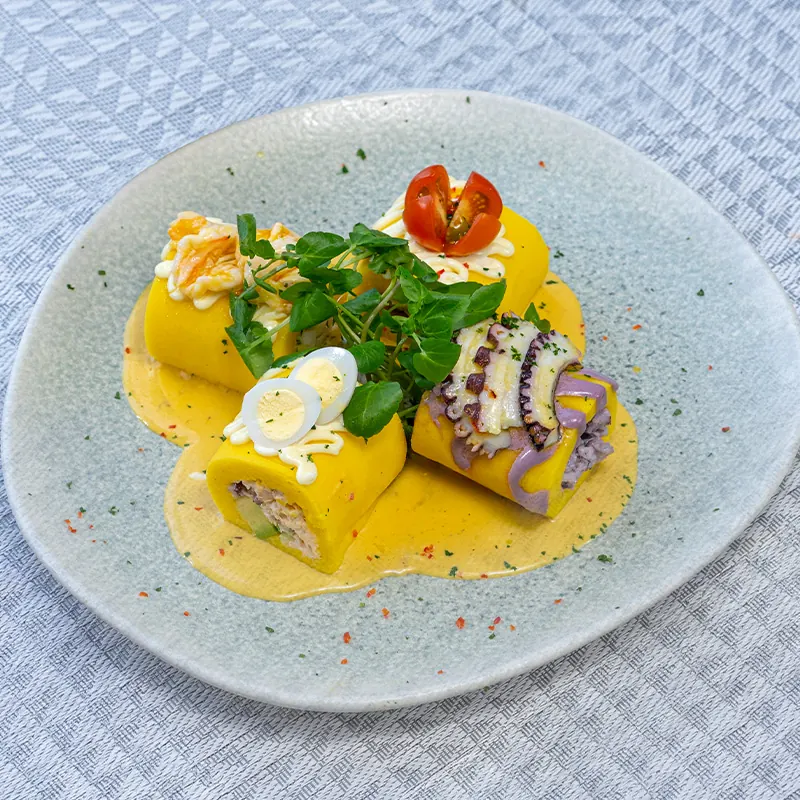
#> input picture assets/img/plato-festival-de-causa.webp, 800 x 800 px, found by its file name
$ python vista_corregidas.py
#> lines starting #> are read from the running program, lines starting #| are printed output that depends on the picture
# -*- coding: utf-8 -*-
"""Vista previa de los platos que cambiaron de foto al quitar duplicados"""
import os
from PIL import Image, ImageDraw, ImageFont

RAIZ = r"C:\Users\leonn\Documents\web\senorlimon"
IMG = os.path.join(RAIZ, "assets", "img")
SALIDA = os.path.join(RAIZ, "vista-previa-corregidas.png")

FOTOS = [
    ("Festival de causa", "plato-festival-de-causa.webp", "antes repetía la foto de Matrimonio"),
    ("Jalea mixta", "plato-jalea-mixta.webp", "antes repetía la de Chicharrón mixto"),
    ("Sudado de cabrilla", "plato-sudado-de-cabrilla.webp", "antes repetía la de Sudado de pescado"),
    ("Chicharrón mixto", "plato-chicharron-mixto.webp", "foto nueva"),
    ("Cebiche mixto de charela", "plato-cebiche-mixto-de-charela.webp", "foto nueva (era copia exacta)"),
    ("Risotto a la huancaína con lomo saltado", "plato-risotto-a-la-huancaina-con-lomo-saltado.webp", "foto nueva (era copia exacta)"),
]

LADO, COLS, MARGEN, PIE = 300, 3, 18, 62
FILAS = 2
ANCHO = COLS * LADO + (COLS + 1) * MARGEN
ALTO = FILAS * (LADO + PIE) + (FILAS + 1) * MARGEN + 54

fuente = ImageFont.truetype(r"C:\Windows\Fonts\arialbd.ttf", 15)
fuente2 = ImageFont.truetype(r"C:\Windows\Fonts\arial.ttf", 13)
titulo = ImageFont.truetype(r"C:\Windows\Fonts\arialbd.ttf", 22)

lienzo = Image.new("RGB", (ANCHO, ALTO), (14, 58, 76))
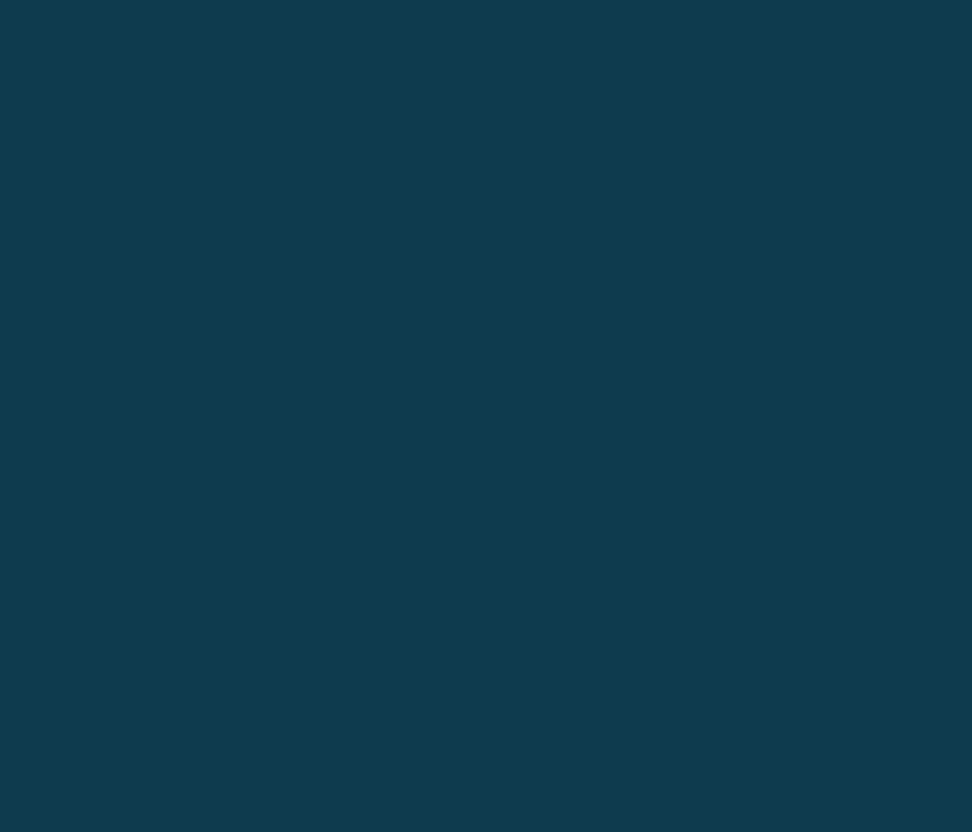
#> lienzo: PIL image 972x832 RGB; mean R, G, B 14, 58, 76
dibujo = ImageDraw.Draw(lienzo)
dibujo.text((MARGEN, 16), "Fotos corregidas: ningún plato comparte imagen", fill=(255, 255, 255), font=titulo)

for i, (etiqueta, archivo, nota) in enumerate(FOTOS):
    ruta = os.path.join(IMG, archivo)
    if not os.path.exists(ruta):
        print("falta:", archivo)
        continue
    im = Image.open(ruta).convert("RGB").resize((LADO, LADO), Image.LANCZOS)
    x = MARGEN + (i % COLS) * (LADO + MARGEN)
    y = 54 + MARGEN + (i // COLS) * (LADO + PIE + MARGEN)
    lienzo.paste(im, (x, y))
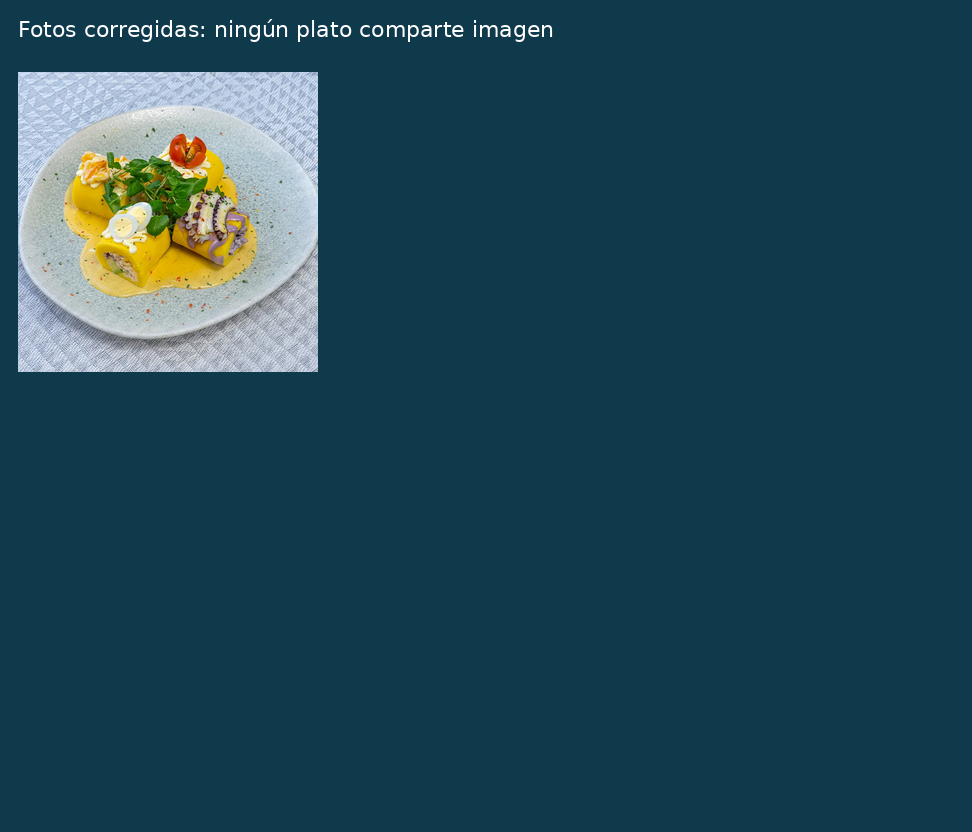
#> lienzo: PIL image 972x832 RGB; mean R, G, B 33, 72.3, 86.5
    texto = etiqueta
    if dibujo.textlength(texto, font=fuente) > LADO:
        while dibujo.textlength(texto + "…", font=fuente) > LADO and len(texto) > 5:
            texto = texto[:-1]
        texto += "…"
    dibujo.text((x, y + LADO + 8), texto, fill=(255, 255, 255), font=fuente)
    dibujo.text((x, y + LADO + 29), nota, fill=(150, 206, 68), font=fuente2)
#> pass 2 of the loop `for i, (etiqueta, archivo, nota) in enumerate(FOTOS):`:
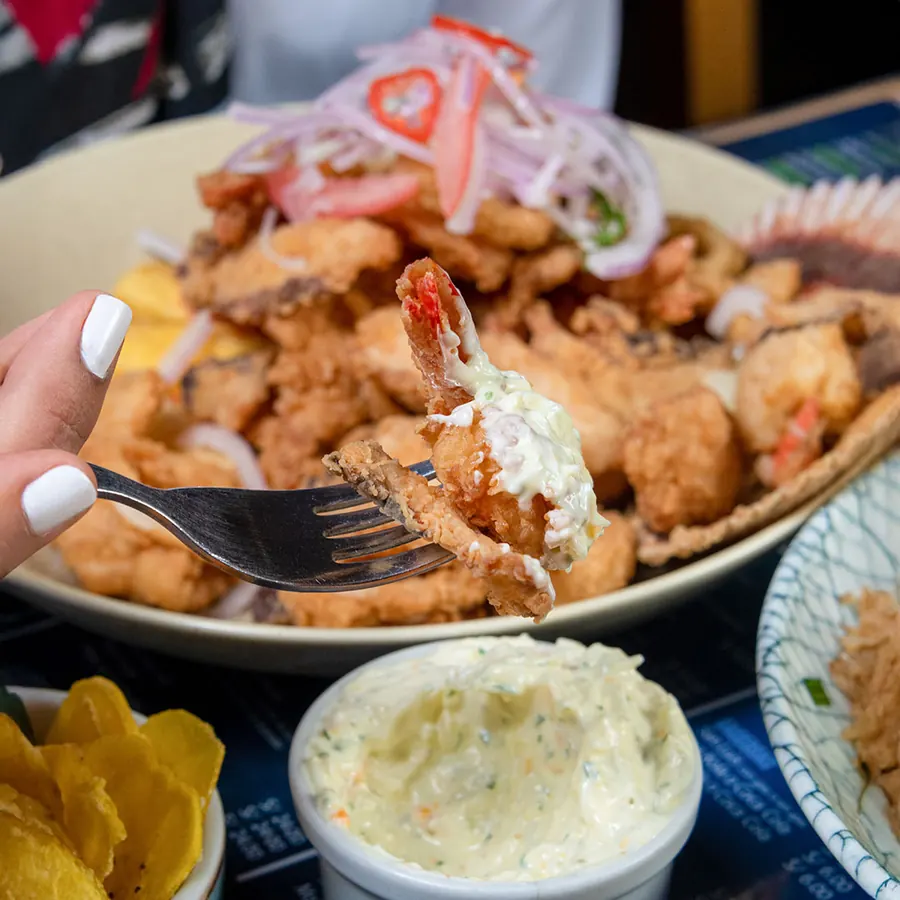
#> input picture assets/img/plato-jalea-mixta.webp, 900 x 900 px, found by its file name
#> `lienzo.paste(im, (x, y))`:
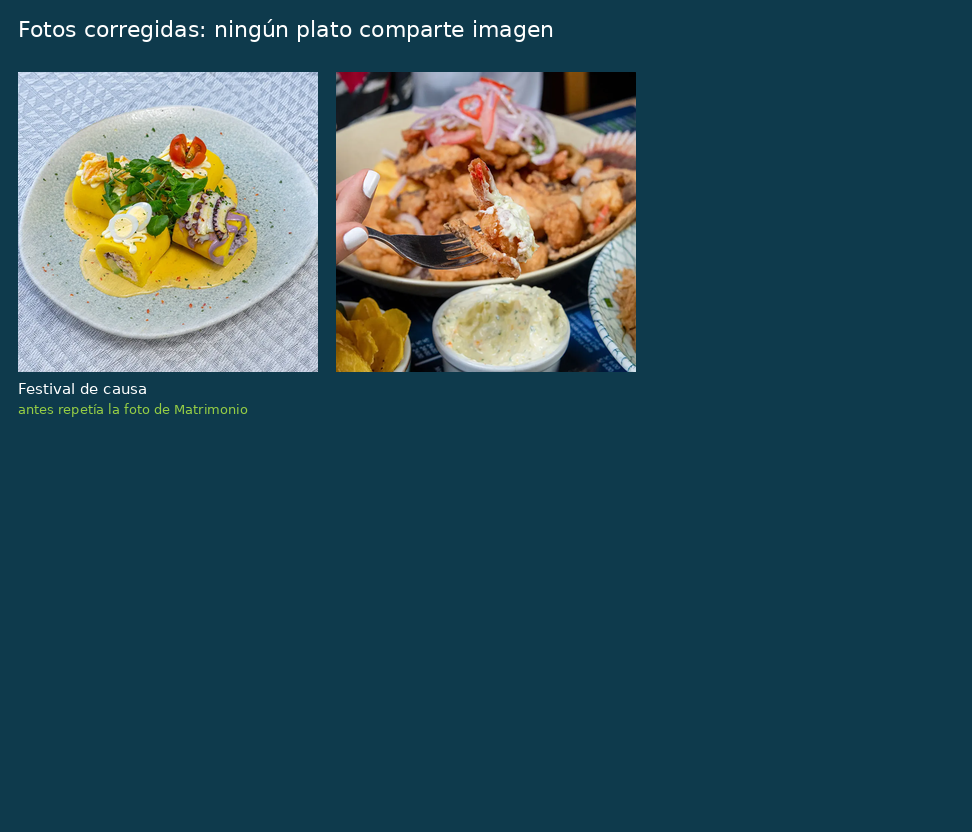
#> lienzo: PIL image 972x832 RGB; mean R, G, B 48, 79.5, 89

lienzo.save(SALIDA, "PNG")
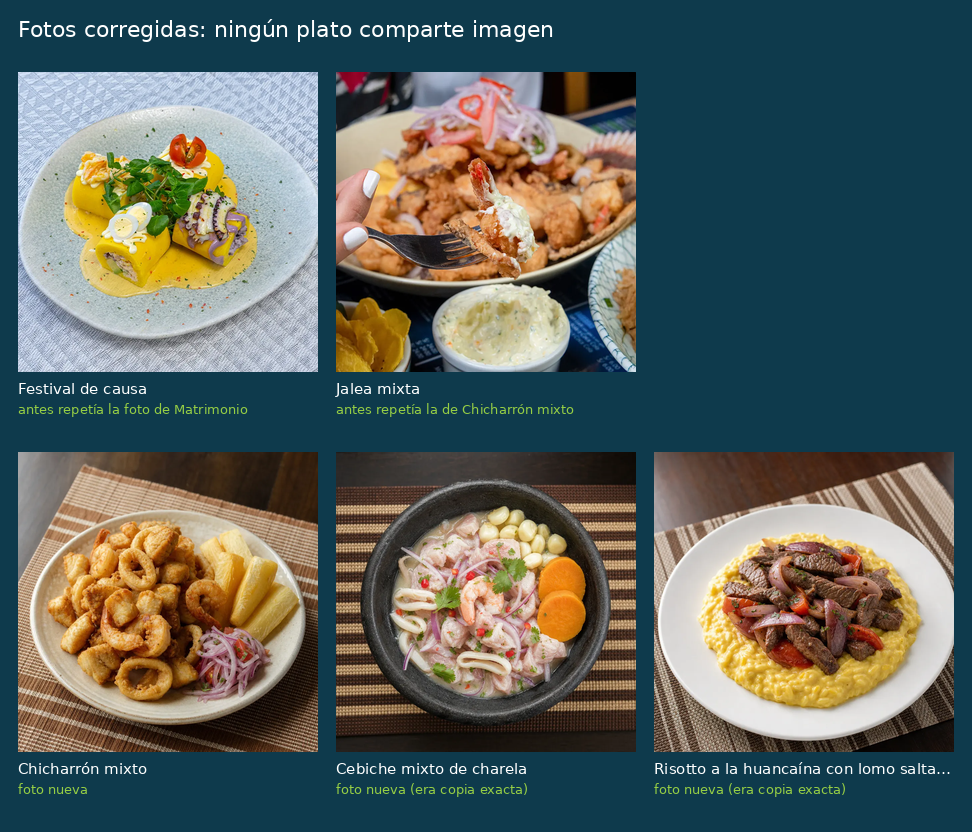
#> saved as vista-previa-corregidas.png: PIL image 972x832 RGB; mean R, G, B 89.6, 98, 92.8
print("vista previa:", SALIDA, round(os.path.getsize(SALIDA) / 1024, 1), "KB")
